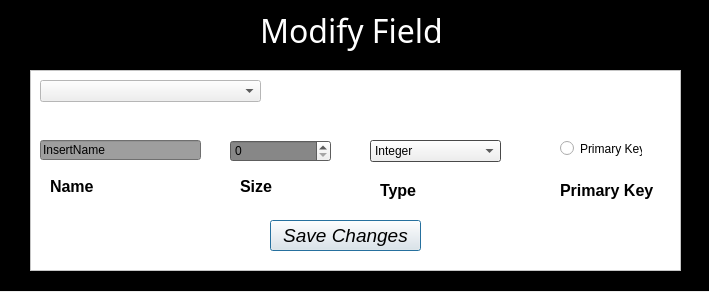
<?xml version="1.0" encoding="UTF-8"?>
<ui version="4.0">
 <class>modField</class>
 <widget class="QDialog" name="modField">
  <property name="geometry">
   <rect>
    <x>0</x>
    <y>0</y>
    <width>709</width>
    <height>292</height>
   </rect>
  </property>
  <property name="windowTitle">
   <string>Dialog</string>
  </property>
  <widget class="QFrame" name="frame">
   <property name="geometry">
    <rect>
     <x>0</x>
     <y>0</y>
     <width>711</width>
     <height>61</height>
    </rect>
   </property>
   <property name="palette">
    <palette>
     <active>
      <colorrole role="Base">
       <brush brushstyle="SolidPattern">
        <color alpha="255">
         <red>255</red>
         <green>255</green>
         <blue>255</blue>
        </color>
       </brush>
      </colorrole>
      <colorrole role="Window">
       <brush brushstyle="SolidPattern">
        <color alpha="255">
         <red>0</red>
         <green>0</green>
         <blue>0</blue>
        </color>
       </brush>
      </colorrole>
     </active>
     <inactive>
      <colorrole role="Base">
       <brush brushstyle="SolidPattern">
        <color alpha="255">
         <red>255</red>
         <green>255</green>
         <blue>255</blue>
        </color>
       </brush>
      </colorrole>
      <colorrole role="Window">
       <brush brushstyle="SolidPattern">
        <color alpha="255">
         <red>0</red>
         <green>0</green>
         <blue>0</blue>
        </color>
       </brush>
      </colorrole>
     </inactive>
     <disabled>
      <colorrole role="Base">
       <brush brushstyle="SolidPattern">
        <color alpha="255">
         <red>0</red>
         <green>0</green>
         <blue>0</blue>
        </color>
       </brush>
      </colorrole>
      <colorrole role="Window">
       <brush brushstyle="SolidPattern">
        <color alpha="255">
         <red>0</red>
         <green>0</green>
         <blue>0</blue>
        </color>
       </brush>
      </colorrole>
     </disabled>
    </palette>
   </property>
   <property name="autoFillBackground">
    <bool>true</bool>
   </property>
   <property name="frameShape">
    <enum>QFrame::StyledPanel</enum>
   </property>
   <property name="frameShadow">
    <enum>QFrame::Raised</enum>
   </property>
   <widget class="QLabel" name="label">
    <property name="geometry">
     <rect>
      <x>260</x>
      <y>10</y>
      <width>181</width>
      <height>41</height>
     </rect>
    </property>
    <property name="palette">
     <palette>
      <active>
       <colorrole role="WindowText">
        <brush brushstyle="SolidPattern">
         <color alpha="255">
          <red>255</red>
          <green>255</green>
          <blue>255</blue>
         </color>
        </brush>
       </colorrole>
       <colorrole role="Text">
        <brush brushstyle="SolidPattern">
         <color alpha="255">
          <red>255</red>
          <green>255</green>
          <blue>255</blue>
         </color>
        </brush>
       </colorrole>
       <colorrole role="PlaceholderText">
        <brush brushstyle="SolidPattern">
         <color alpha="128">
          <red>255</red>
          <green>255</green>
          <blue>255</blue>
         </color>
        </brush>
       </colorrole>
      </active>
      <inactive>
       <colorrole role="WindowText">
        <brush brushstyle="SolidPattern">
         <color alpha="255">
          <red>255</red>
          <green>255</green>
          <blue>255</blue>
         </color>
        </brush>
       </colorrole>
       <colorrole role="Text">
        <brush brushstyle="SolidPattern">
         <color alpha="255">
          <red>255</red>
          <green>255</green>
          <blue>255</blue>
         </color>
        </brush>
       </colorrole>
       <colorrole role="PlaceholderText">
        <brush brushstyle="SolidPattern">
         <color alpha="128">
          <red>255</red>
          <green>255</green>
          <blue>255</blue>
         </color>
        </brush>
       </colorrole>
      </inactive>
      <disabled>
       <colorrole role="WindowText">
        <brush brushstyle="SolidPattern">
         <color alpha="255">
          <red>120</red>
          <green>120</green>
          <blue>120</blue>
         </color>
        </brush>
       </colorrole>
       <colorrole role="Text">
        <brush brushstyle="SolidPattern">
         <color alpha="255">
          <red>120</red>
          <green>120</green>
          <blue>120</blue>
         </color>
        </brush>
       </colorrole>
       <colorrole role="PlaceholderText">
        <brush brushstyle="SolidPattern">
         <color alpha="128">
          <red>0</red>
          <green>0</green>
          <blue>0</blue>
         </color>
        </brush>
       </colorrole>
      </disabled>
     </palette>
    </property>
    <property name="font">
     <font>
      <family>Impact</family>
      <pointsize>24</pointsize>
     </font>
    </property>
    <property name="text">
     <string>Modify Fields</string>
    </property>
   </widget>
  </widget>
  <widget class="QFrame" name="frame_2">
   <property name="geometry">
    <rect>
     <x>0</x>
     <y>60</y>
     <width>711</width>
     <height>231</height>
    </rect>
   </property>
   <property name="palette">
    <palette>
     <active>
      <colorrole role="Base">
       <brush brushstyle="SolidPattern">
        <color alpha="255">
         <red>255</red>
         <green>255</green>
         <blue>255</blue>
        </color>
       </brush>
      </colorrole>
      <colorrole role="Window">
       <brush brushstyle="SolidPattern">
        <color alpha="255">
         <red>0</red>
         <green>0</green>
         <blue>0</blue>
        </color>
       </brush>
      </colorrole>
     </active>
     <inactive>
      <colorrole role="Base">
       <brush brushstyle="SolidPattern">
        <color alpha="255">
         <red>255</red>
         <green>255</green>
         <blue>255</blue>
        </color>
       </brush>
      </colorrole>
      <colorrole role="Window">
       <brush brushstyle="SolidPattern">
        <color alpha="255">
         <red>0</red>
         <green>0</green>
         <blue>0</blue>
        </color>
       </brush>
      </colorrole>
     </inactive>
     <disabled>
      <colorrole role="Base">
       <brush brushstyle="SolidPattern">
        <color alpha="255">
         <red>0</red>
         <green>0</green>
         <blue>0</blue>
        </color>
       </brush>
      </colorrole>
      <colorrole role="Window">
       <brush brushstyle="SolidPattern">
        <color alpha="255">
         <red>0</red>
         <green>0</green>
         <blue>0</blue>
        </color>
       </brush>
      </colorrole>
     </disabled>
    </palette>
   </property>
   <property name="autoFillBackground">
    <bool>true</bool>
   </property>
   <property name="frameShape">
    <enum>QFrame::StyledPanel</enum>
   </property>
   <property name="frameShadow">
    <enum>QFrame::Raised</enum>
   </property>
   <widget class="QFrame" name="frame_3">
    <property name="geometry">
     <rect>
      <x>30</x>
      <y>10</y>
      <width>651</width>
      <height>201</height>
     </rect>
    </property>
    <property name="palette">
     <palette>
      <active>
       <colorrole role="Base">
        <brush brushstyle="SolidPattern">
         <color alpha="255">
          <red>255</red>
          <green>255</green>
          <blue>255</blue>
         </color>
        </brush>
       </colorrole>
       <colorrole role="Window">
        <brush brushstyle="SolidPattern">
         <color alpha="255">
          <red>255</red>
          <green>255</green>
          <blue>255</blue>
         </color>
        </brush>
       </colorrole>
      </active>
      <inactive>
       <colorrole role="Base">
        <brush brushstyle="SolidPattern">
         <color alpha="255">
          <red>255</red>
          <green>255</green>
          <blue>255</blue>
         </color>
        </brush>
       </colorrole>
       <colorrole role="Window">
        <brush brushstyle="SolidPattern">
         <color alpha="255">
          <red>255</red>
          <green>255</green>
          <blue>255</blue>
         </color>
        </brush>
       </colorrole>
      </inactive>
      <disabled>
       <colorrole role="Base">
        <brush brushstyle="SolidPattern">
         <color alpha="255">
          <red>255</red>
          <green>255</green>
          <blue>255</blue>
         </color>
        </brush>
       </colorrole>
       <colorrole role="Window">
        <brush brushstyle="SolidPattern">
         <color alpha="255">
          <red>255</red>
          <green>255</green>
          <blue>255</blue>
         </color>
        </brush>
       </colorrole>
      </disabled>
     </palette>
    </property>
    <property name="autoFillBackground">
     <bool>true</bool>
    </property>
    <property name="frameShape">
     <enum>QFrame::StyledPanel</enum>
    </property>
    <property name="frameShadow">
     <enum>QFrame::Raised</enum>
    </property>
    <widget class="QComboBox" name="comboBox_modField">
     <property name="geometry">
      <rect>
       <x>10</x>
       <y>10</y>
       <width>221</width>
       <height>22</height>
      </rect>
     </property>
    </widget>
    <widget class="QLabel" name="label_2">
     <property name="geometry">
      <rect>
       <x>20</x>
       <y>110</y>
       <width>47</width>
       <height>13</height>
      </rect>
     </property>
     <property name="font">
      <font>
       <family>Leelawadee UI</family>
       <pointsize>12</pointsize>
       <weight>75</weight>
       <bold>true</bold>
      </font>
     </property>
     <property name="text">
      <string>Name</string>
     </property>
    </widget>
    <widget class="QLineEdit" name="lineEdit_modName">
     <property name="geometry">
      <rect>
       <x>10</x>
       <y>70</y>
       <width>161</width>
       <height>20</height>
      </rect>
     </property>
     <property name="palette">
      <palette>
       <active>
        <colorrole role="BrightText">
         <brush brushstyle="SolidPattern">
          <color alpha="255">
           <red>150</red>
           <green>150</green>
           <blue>150</blue>
          </color>
         </brush>
        </colorrole>
        <colorrole role="Base">
         <brush brushstyle="SolidPattern">
          <color alpha="255">
           <red>158</red>
           <green>158</green>
           <blue>158</blue>
          </color>
         </brush>
        </colorrole>
        <colorrole role="Window">
         <brush brushstyle="SolidPattern">
          <color alpha="255">
           <red>156</red>
           <green>156</green>
           <blue>156</blue>
          </color>
         </brush>
        </colorrole>
       </active>
       <inactive>
        <colorrole role="BrightText">
         <brush brushstyle="SolidPattern">
          <color alpha="255">
           <red>150</red>
           <green>150</green>
           <blue>150</blue>
          </color>
         </brush>
        </colorrole>
        <colorrole role="Base">
         <brush brushstyle="SolidPattern">
          <color alpha="255">
           <red>158</red>
           <green>158</green>
           <blue>158</blue>
          </color>
         </brush>
        </colorrole>
        <colorrole role="Window">
         <brush brushstyle="SolidPattern">
          <color alpha="255">
           <red>156</red>
           <green>156</green>
           <blue>156</blue>
          </color>
         </brush>
        </colorrole>
       </inactive>
       <disabled>
        <colorrole role="BrightText">
         <brush brushstyle="SolidPattern">
          <color alpha="255">
           <red>150</red>
           <green>150</green>
           <blue>150</blue>
          </color>
         </brush>
        </colorrole>
        <colorrole role="Base">
         <brush brushstyle="SolidPattern">
          <color alpha="255">
           <red>156</red>
           <green>156</green>
           <blue>156</blue>
          </color>
         </brush>
        </colorrole>
        <colorrole role="Window">
         <brush brushstyle="SolidPattern">
          <color alpha="255">
           <red>156</red>
           <green>156</green>
           <blue>156</blue>
          </color>
         </brush>
        </colorrole>
       </disabled>
      </palette>
     </property>
     <property name="autoFillBackground">
      <bool>false</bool>
     </property>
     <property name="text">
      <string>InsertName</string>
     </property>
    </widget>
    <widget class="QLabel" name="label_3">
     <property name="geometry">
      <rect>
       <x>210</x>
       <y>110</y>
       <width>47</width>
       <height>13</height>
      </rect>
     </property>
     <property name="font">
      <font>
       <family>Leelawadee UI</family>
       <pointsize>12</pointsize>
       <weight>75</weight>
       <bold>true</bold>
      </font>
     </property>
     <property name="text">
      <string>Size</string>
     </property>
    </widget>
    <widget class="QSpinBox" name="spinBox_modSize">
     <property name="geometry">
      <rect>
       <x>200</x>
       <y>70</y>
       <width>101</width>
       <height>22</height>
      </rect>
     </property>
     <property name="palette">
      <palette>
       <active>
        <colorrole role="BrightText">
         <brush brushstyle="SolidPattern">
          <color alpha="255">
           <red>141</red>
           <green>141</green>
           <blue>141</blue>
          </color>
         </brush>
        </colorrole>
        <colorrole role="Base">
         <brush brushstyle="SolidPattern">
          <color alpha="255">
           <red>135</red>
           <green>135</green>
           <blue>135</blue>
          </color>
         </brush>
        </colorrole>
        <colorrole role="Window">
         <brush brushstyle="SolidPattern">
          <color alpha="255">
           <red>130</red>
           <green>130</green>
           <blue>130</blue>
          </color>
         </brush>
        </colorrole>
       </active>
       <inactive>
        <colorrole role="BrightText">
         <brush brushstyle="SolidPattern">
          <color alpha="255">
           <red>141</red>
           <green>141</green>
           <blue>141</blue>
          </color>
         </brush>
        </colorrole>
        <colorrole role="Base">
         <brush brushstyle="SolidPattern">
          <color alpha="255">
           <red>135</red>
           <green>135</green>
           <blue>135</blue>
          </color>
         </brush>
        </colorrole>
        <colorrole role="Window">
         <brush brushstyle="SolidPattern">
          <color alpha="255">
           <red>130</red>
           <green>130</green>
           <blue>130</blue>
          </color>
         </brush>
        </colorrole>
       </inactive>
       <disabled>
        <colorrole role="BrightText">
         <brush brushstyle="SolidPattern">
          <color alpha="255">
           <red>141</red>
           <green>141</green>
           <blue>141</blue>
          </color>
         </brush>
        </colorrole>
        <colorrole role="Base">
         <brush brushstyle="SolidPattern">
          <color alpha="255">
           <red>130</red>
           <green>130</green>
           <blue>130</blue>
          </color>
         </brush>
        </colorrole>
        <colorrole role="Window">
         <brush brushstyle="SolidPattern">
          <color alpha="255">
           <red>130</red>
           <green>130</green>
           <blue>130</blue>
          </color>
         </brush>
        </colorrole>
       </disabled>
      </palette>
     </property>
    </widget>
    <widget class="QLabel" name="label_4">
     <property name="geometry">
      <rect>
       <x>350</x>
       <y>110</y>
       <width>61</width>
       <height>21</height>
      </rect>
     </property>
     <property name="font">
      <font>
       <family>Leelawadee UI</family>
       <pointsize>12</pointsize>
       <weight>75</weight>
       <bold>true</bold>
      </font>
     </property>
     <property name="text">
      <string>Type</string>
     </property>
    </widget>
    <widget class="QComboBox" name="comboBox_modType">
     <property name="geometry">
      <rect>
       <x>340</x>
       <y>70</y>
       <width>131</width>
       <height>22</height>
      </rect>
     </property>
     <property name="palette">
      <palette>
       <active>
        <colorrole role="Light">
         <brush brushstyle="SolidPattern">
          <color alpha="255">
           <red>135</red>
           <green>135</green>
           <blue>135</blue>
          </color>
         </brush>
        </colorrole>
        <colorrole role="BrightText">
         <brush brushstyle="SolidPattern">
          <color alpha="255">
           <red>148</red>
           <green>148</green>
           <blue>148</blue>
          </color>
         </brush>
        </colorrole>
        <colorrole role="Base">
         <brush brushstyle="SolidPattern">
          <color alpha="255">
           <red>112</red>
           <green>112</green>
           <blue>112</blue>
          </color>
         </brush>
        </colorrole>
        <colorrole role="Window">
         <brush brushstyle="SolidPattern">
          <color alpha="255">
           <red>102</red>
           <green>102</green>
           <blue>102</blue>
          </color>
         </brush>
        </colorrole>
       </active>
       <inactive>
        <colorrole role="Light">
         <brush brushstyle="SolidPattern">
          <color alpha="255">
           <red>135</red>
           <green>135</green>
           <blue>135</blue>
          </color>
         </brush>
        </colorrole>
        <colorrole role="BrightText">
         <brush brushstyle="SolidPattern">
          <color alpha="255">
           <red>148</red>
           <green>148</green>
           <blue>148</blue>
          </color>
         </brush>
        </colorrole>
        <colorrole role="Base">
         <brush brushstyle="SolidPattern">
          <color alpha="255">
           <red>112</red>
           <green>112</green>
           <blue>112</blue>
          </color>
         </brush>
        </colorrole>
        <colorrole role="Window">
         <brush brushstyle="SolidPattern">
          <color alpha="255">
           <red>102</red>
           <green>102</green>
           <blue>102</blue>
          </color>
         </brush>
        </colorrole>
       </inactive>
       <disabled>
        <colorrole role="Light">
         <brush brushstyle="SolidPattern">
          <color alpha="255">
           <red>135</red>
           <green>135</green>
           <blue>135</blue>
          </color>
         </brush>
        </colorrole>
        <colorrole role="BrightText">
         <brush brushstyle="SolidPattern">
          <color alpha="255">
           <red>148</red>
           <green>148</green>
           <blue>148</blue>
          </color>
         </brush>
        </colorrole>
        <colorrole role="Base">
         <brush brushstyle="SolidPattern">
          <color alpha="255">
           <red>102</red>
           <green>102</green>
           <blue>102</blue>
          </color>
         </brush>
        </colorrole>
        <colorrole role="Window">
         <brush brushstyle="SolidPattern">
          <color alpha="255">
           <red>102</red>
           <green>102</green>
           <blue>102</blue>
          </color>
         </brush>
        </colorrole>
       </disabled>
      </palette>
     </property>
     <property name="autoFillBackground">
      <bool>false</bool>
     </property>
     <item>
      <property name="text">
       <string>Integer</string>
      </property>
     </item>
     <item>
      <property name="text">
       <string>String</string>
      </property>
     </item>
     <item>
      <property name="text">
       <string>Character</string>
      </property>
     </item>
    </widget>
    <widget class="QRadioButton" name="radioButton_isPrimaryKey">
     <property name="geometry">
      <rect>
       <x>530</x>
       <y>70</y>
       <width>82</width>
       <height>17</height>
      </rect>
     </property>
     <property name="text">
      <string>Primary Key</string>
     </property>
    </widget>
    <widget class="QLabel" name="label_5">
     <property name="geometry">
      <rect>
       <x>530</x>
       <y>110</y>
       <width>101</width>
       <height>21</height>
      </rect>
     </property>
     <property name="font">
      <font>
       <family>Leelawadee UI</family>
       <pointsize>12</pointsize>
       <weight>75</weight>
       <bold>true</bold>
      </font>
     </property>
     <property name="text">
      <string>Primary Key</string>
     </property>
    </widget>
    <widget class="QPushButton" name="pushButton_saveChanges">
     <property name="geometry">
      <rect>
       <x>240</x>
       <y>150</y>
       <width>151</width>
       <height>31</height>
      </rect>
     </property>
     <property name="font">
      <font>
       <family>Arial</family>
       <pointsize>14</pointsize>
       <italic>true</italic>
      </font>
     </property>
     <property name="text">
      <string>Save Changes</string>
     </property>
    </widget>
   </widget>
  </widget>
 </widget>
 <resources/>
 <connections/>
</ui>
